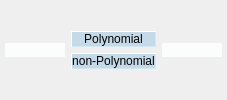
      <widget class="QWidget" name="tab_EQN">
       <attribute name="title">
        <string> EQUATION </string>
       </attribute>
       <layout class="QGridLayout" name="gridLayout_2" columnstretch="2,3,2">
        <property name="leftMargin">
         <number>5</number>
        </property>
        <property name="topMargin">
         <number>20</number>
        </property>
        <property name="rightMargin">
         <number>5</number>
        </property>
        <property name="bottomMargin">
         <number>20</number>
        </property>
        <item row="0" column="0" rowspan="4">
         <widget class="QPushButton" name="dummy0">
          <property name="sizePolicy">
           <sizepolicy hsizetype="Preferred" vsizetype="Fixed">
            <horstretch>0</horstretch>
            <verstretch>0</verstretch>
           </sizepolicy>
          </property>
          <property name="minimumSize">
           <size>
            <width>60</width>
            <height>0</height>
           </size>
          </property>
          <property name="maximumSize">
           <size>
            <width>1000</width>
            <height>16777215</height>
           </size>
          </property>
          <property name="styleSheet">
           <string notr="true">QPushButton{
	Background-color:#fbfcfc;
	border: 0px;
}	</string>
          </property>
          <property name="text">
           <string/>
          </property>
         </widget>
        </item>
        <item row="0" column="2" rowspan="4">
         <widget class="QPushButton" name="dummy1">
          <property name="enabled">
           <bool>false</bool>
          </property>
          <property name="sizePolicy">
           <sizepolicy hsizetype="Preferred" vsizetype="Fixed">
            <horstretch>0</horstretch>
            <verstretch>0</verstretch>
           </sizepolicy>
          </property>
          <property name="minimumSize">
           <size>
            <width>60</width>
            <height>0</height>
           </size>
          </property>
          <property name="maximumSize">
           <size>
            <width>1000</width>
            <height>16777215</height>
           </size>
          </property>
          <property name="styleSheet">
           <string notr="true">QPushButton{
	Background-color:#fbfcfc;
	border: 0px;
}	</string>
          </property>
          <property name="text">
           <string/>
          </property>
         </widget>
        </item>
        <item row="2" column="1">
         <widget class="QPushButton" name="NonPolyEQN">
          <property name="sizePolicy">
           <sizepolicy hsizetype="Minimum" vsizetype="Maximum">
            <horstretch>0</horstretch>
            <verstretch>0</verstretch>
           </sizepolicy>
          </property>
          <property name="maximumSize">
           <size>
            <width>16777215</width>
            <height>30</height>
           </size>
          </property>
          <property name="styleSheet">
           <string notr="true">QPushButton {
	border:1px solid rgb(212, 230, 241);
	border-style: outset;
	background-color: rgba(169, 204, 227, 155);
	
	font: 10pt &quot;Cambria Math&quot;;
}
QPushButton:hover {
	
	border:1px solid rgb(212, 230, 241);
	border-style: outset;
	background-color: qlineargradient(spread:reflect, x1:0, y1:0.097, x2:1, y2:0.881, stop:0.124378 rgba(84, 153, 199, 105), stop:0.656716 rgba(36, 113, 163, 104));
}
QPushButton:pressed {
	
	border:1px solid rgb(212, 230, 241);
	border-style: outset;
	background-color: qlineargradient(spread:reflect, x1:0, y1:0.097, x2:1, y2:0.881, stop:0.124378 rgba(84, 153, 199, 165), stop:0.656716 rgba(36, 113, 163, 164));
}</string>
          </property>
          <property name="text">
           <string>non-Polynomial</string>
          </property>
         </widget>
        </item>
        <item row="1" column="1">
         <widget class="QPushButton" name="PolyEQN">
          <property name="sizePolicy">
           <sizepolicy hsizetype="Preferred" vsizetype="Maximum">
            <horstretch>0</horstretch>
            <verstretch>0</verstretch>
           </sizepolicy>
          </property>
          <property name="maximumSize">
           <size>
            <width>16777215</width>
            <height>30</height>
           </size>
          </property>
          <property name="styleSheet">
           <string notr="true">QPushButton {
	border:1px solid rgb(212, 230, 241);
	border-style: outset;
	background-color: rgba(169, 204, 227, 155);
	
	font: 10pt &quot;Cambria Math&quot;;
}
QPushButton:hover {
	
	border:1px solid rgb(212, 230, 241);
	border-style: outset;
	background-color: qlineargradient(spread:reflect, x1:0, y1:0.097, x2:1, y2:0.881, stop:0.124378 rgba(84, 153, 199, 105), stop:0.656716 rgba(36, 113, 163, 104));
}
QPushButton:pressed {
	
	border:1px solid rgb(212, 230, 241);
	border-style: outset;
	background-color: qlineargradient(spread:reflect, x1:0, y1:0.097, x2:1, y2:0.881, stop:0.124378 rgba(84, 153, 199, 165), stop:0.656716 rgba(36, 113, 163, 164));
}</string>
          </property>
          <property name="text">
           <string>Polynomial</string>
          </property>
         </widget>
        </item>
       </layout>
      </widget>
